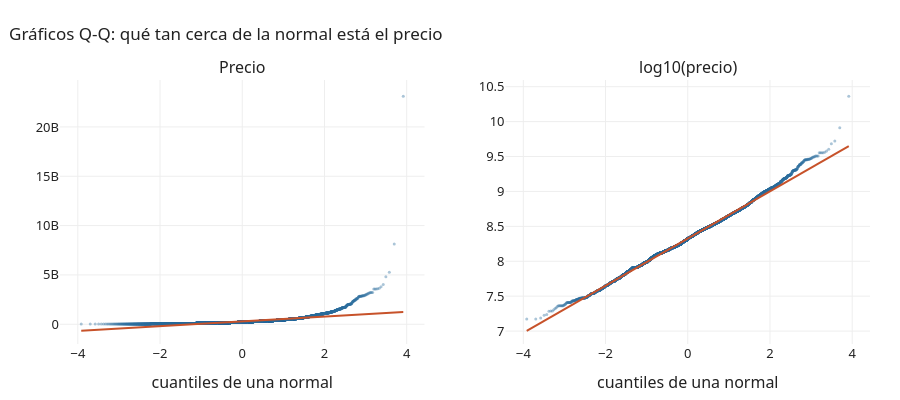

This figure's notebook cell:
### Markdown cell above
La vivienda mediana cuesta 209 M de 2025 y tiene 70 m². El precio tiene una cola
larga a la derecha que desaparece en escala logarítmica.

### Code cell
fig = make_subplots(1, 2, subplot_titles=("Precio", "log10(precio)"))
for i, col in enumerate(["precio_real", "log_precio"], 1):
    (teo, obs), (pend, corte, _) = stats.probplot(viv[col], dist="norm")
    fig.add_scatter(x=teo, y=obs, mode="markers", marker=dict(size=3, color=AZUL, opacity=0.4),
                    row=1, col=i, hoverinfo="skip")
    fig.add_scatter(x=teo, y=pend * teo + corte, mode="lines", line=dict(color=ROJO), row=1, col=i)
fig.update_xaxes(title_text="cuantiles de una normal")
fig.update_layout(showlegend=False)
mostrar(fig, "Gráficos Q-Q: qué tan cerca de la normal está el precio", alto=400)

### Figure 1 — Plotly figure (JSON) as saved in the notebook; plotly's stock layout.template omitted (floating-point values rounded to 4 significant figures; data arrays with more than 128 entries replaced by an {"elided": "..."} marker saying what was removed)
{"data": [{"hoverinfo": "skip", "marker": {"color": "#2F6F9F", "opacity": 0.4, "size": 3}, "mode": "markers", "type": "scatter", "x": {"elided": "15459 float values"}, "xaxis": "x", "y": {"elided": "15459 float values"}, "yaxis": "y"}, {"line": {"color": "#C7522A"}, "mode": "lines", "type": "scatter", "x": {"elided": "15459 float values"}, "xaxis": "x", "y": {"elided": "15459 float values"}, "yaxis": "y"}, {"hoverinfo": "skip", "marker": {"color": "#2F6F9F", "opacity": 0.4, "size": 3}, "mode": "markers", "type": "scatter", "x": {"elided": "15459 float values"}, "xaxis": "x2", "y": {"elided": "15459 float values"}, "yaxis": "y2"}, {"line": {"color": "#C7522A"}, "mode": "lines", "type": "scatter", "x": {"elided": "15459 float values"}, "xaxis": "x2", "y": {"elided": "15459 float values"}, "yaxis": "y2"}], "layout": {"annotations": [{"font": {"size": 16}, "showarrow": false, "text": "Precio", "x": 0.225, "xanchor": "center", "xref": "paper", "y": 1.0, "yanchor": "bottom", "yref": "paper"}, {"font": {"size": 16}, "showarrow": false, "text": "log10(precio)", "x": 0.775, "xanchor": "center", "xref": "paper", "y": 1.0, "yanchor": "bottom", "yref": "paper"}], "height": 400, "showlegend": false, "title": {"text": "Gráficos Q-Q: qué tan cerca de la normal está el precio"}, "xaxis": {"anchor": "y", "domain": [0.0, 0.45], "title": {"text": "cuantiles de una normal"}}, "xaxis2": {"anchor": "y2", "domain": [0.55, 1.0], "title": {"text": "cuantiles de una normal"}}, "yaxis": {"anchor": "x", "domain": [0.0, 1.0]}, "yaxis2": {"anchor": "x2", "domain": [0.0, 1.0]}}}
